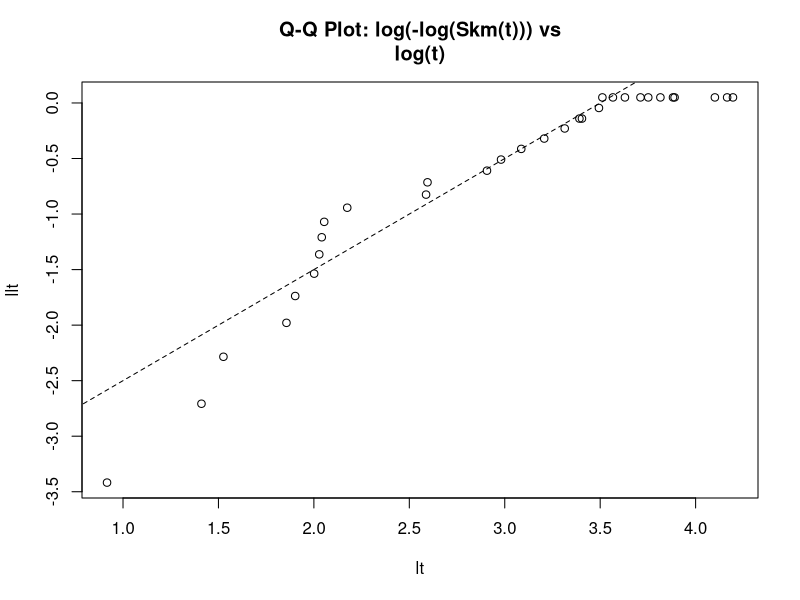
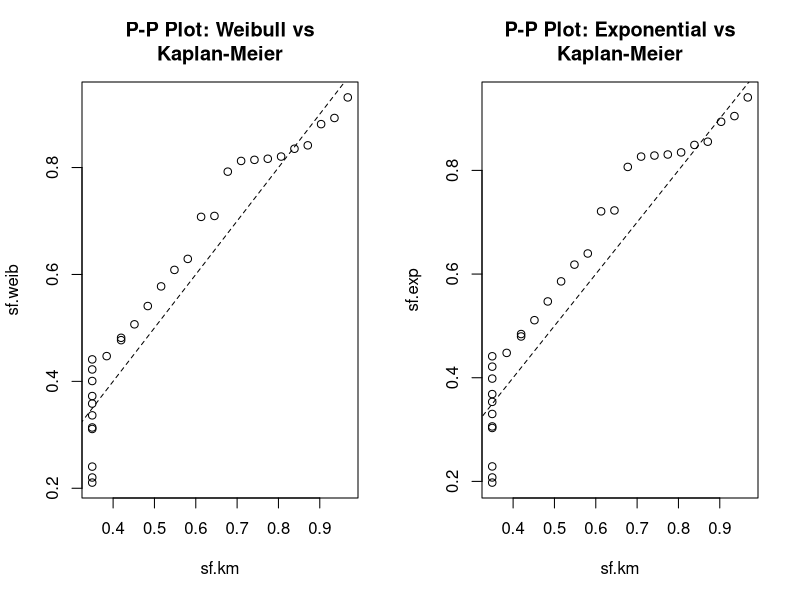
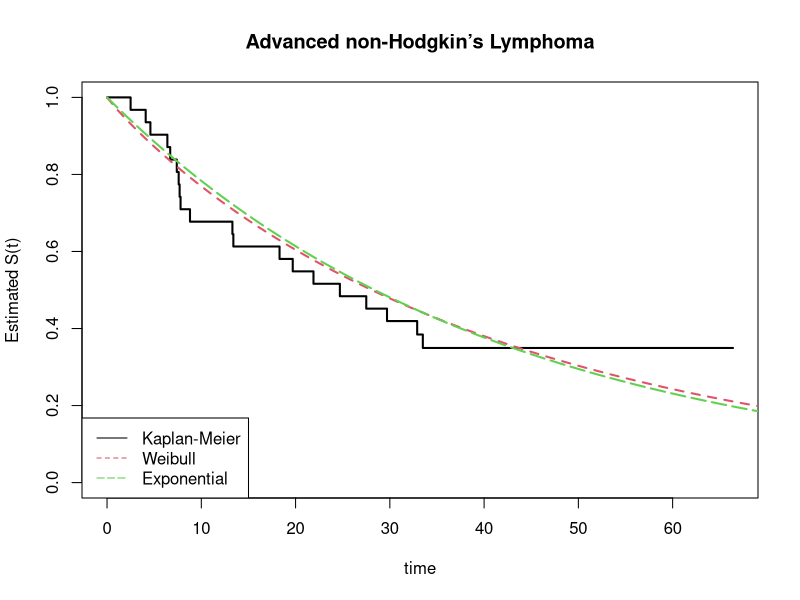
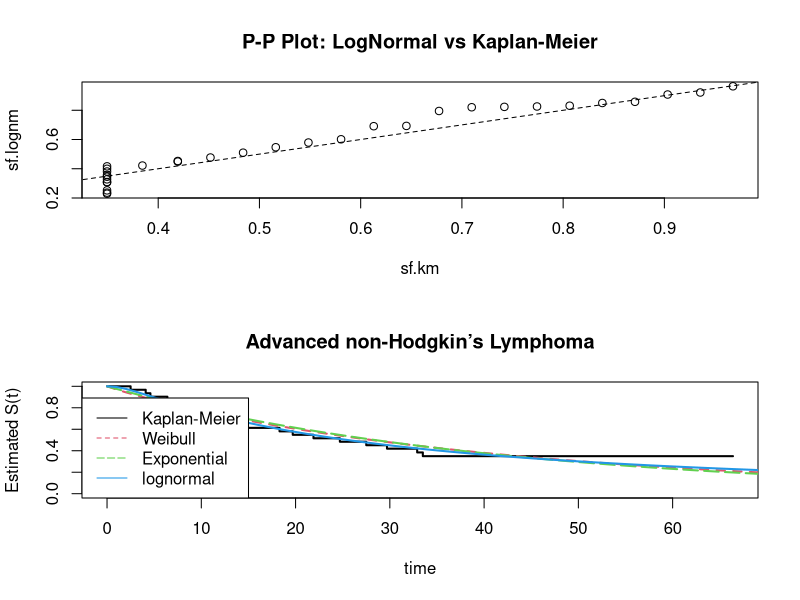
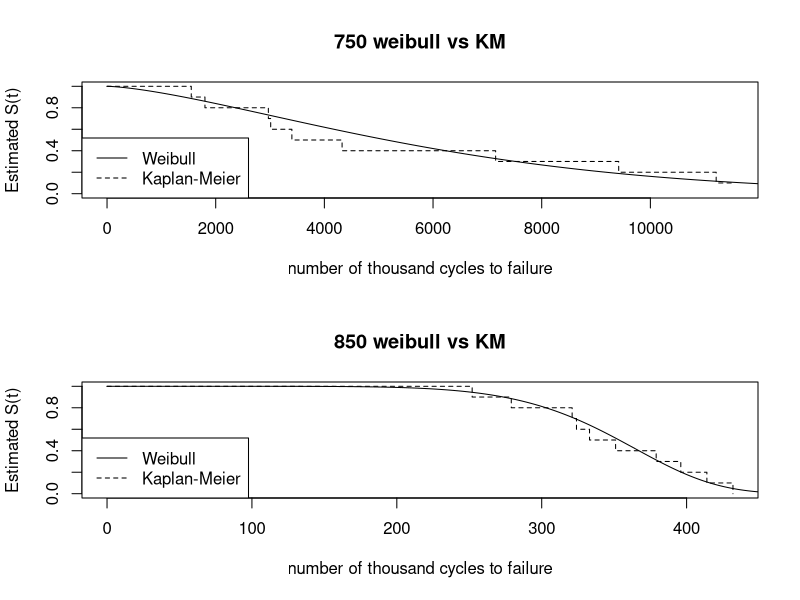
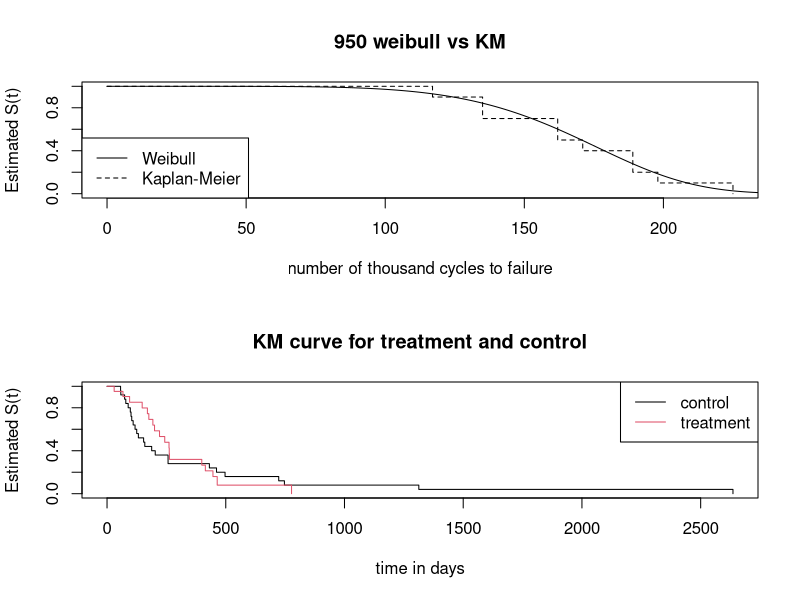
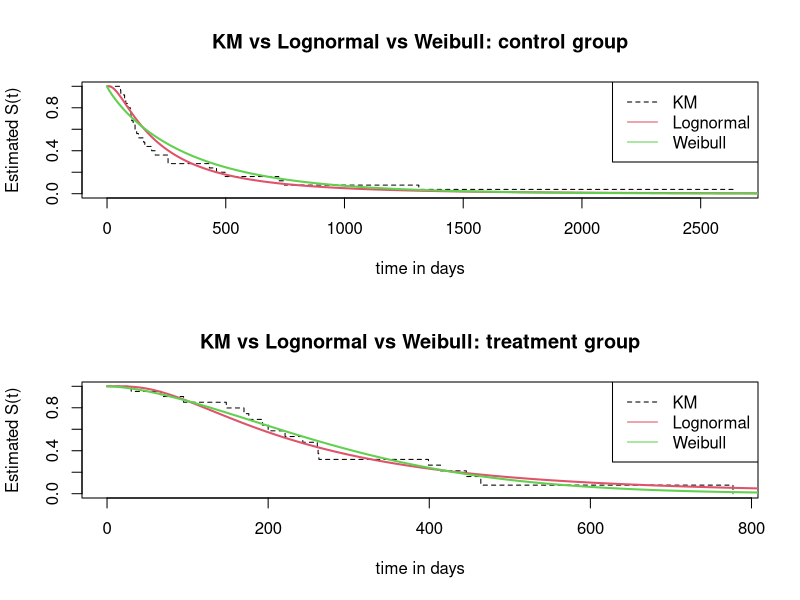
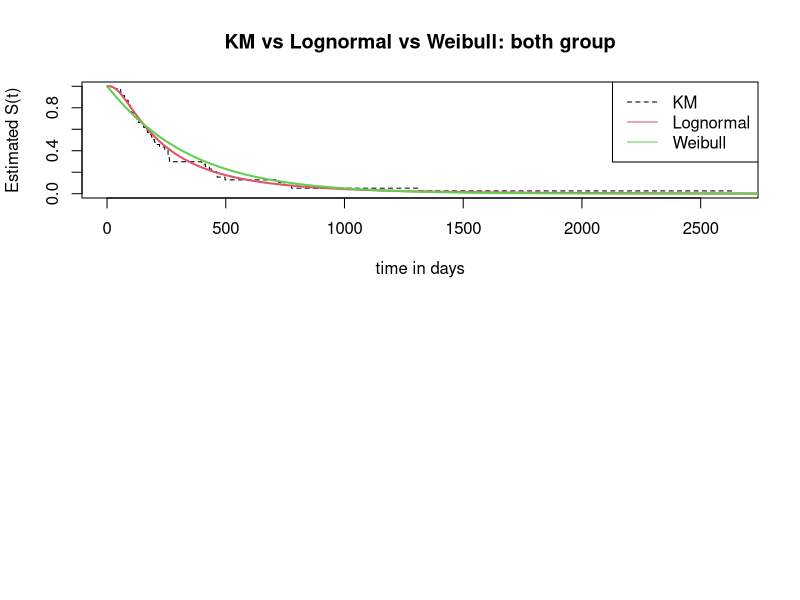

Write R code to recreate these figures, in order.
## ---- chunk 1
knitr::opts_chunk$set(echo = TRUE)
## ---- chunk 2
library(survival)
data<-read.table("p31.txt", header=T)
data <- data[data$stress == 750,]
x<-data$time
delta<-data$status
fit.weib<- survreg(Surv(x, delta)~1)
summary(fit.weib)
## ---- chunk 3
# a)
y <- log(-log(0.5))
y_mid <- fit.weib$coef + y*fit.weib$scale
vary_mid <- as.numeric(t(matrix(c(1, y*fit.weib$scale))) %*% 
                         as.matrix(fit.weib$var) %*% 
                         matrix(c(1, y*fit.weib$scale)))
CIL <- exp(y_mid - 1.96*sqrt(vary_mid))
CIU <- exp(y_mid + 1.96*sqrt(vary_mid))
CI <- c(CIL, CIU)
CI
## ---- chunk 4
# b) 
sig<-fit.weib$scale
mu<-fit.weib$coef
phi <- log(sig)
var1 <- matrix(c(-exp(-phi), -(log(6000)-mu)*-exp(-phi)))
var_loglog <- t(var1) %*% fit.weib$var %*% var1
loglog_st <- (log(6000)-mu)/sig
CIlogL <- loglog_st - 1.96*sqrt(var_loglog)
CIlogU <- loglog_st + 1.96*sqrt(var_loglog)
CIU <- exp(-exp(CIlogL))
CIL <- exp(-exp(CIlogU))
CI <- c(CIL, CIU)
CI
## ---- chunk 5
time <- c(2.5, 4.1, 4.6, 6.4, 6.7, 7.4, 7.6, 7.7, 7.8, 8.8, 13.3, 13.4, 18.3, 
          19.7, 21.9, 24.7, 27.5, 29.7, 30.1, 32.9, 33.5, 35.4, 37.7, 40.9, 
          42.6, 45.4, 48.5, 48.9, 60.4, 64.4, 66.4)
status <- c(1, 1, 1, 1, 1, 1, 1, 1, 1, 1, 1, 1, 1, 1, 1, 1, 1, 1, 0, 1, 1, 0, 
            0, 0, 0, 0, 0, 0, 0, 0, 0)
data <- as.data.frame(cbind(time,status))
fit <- survfit(Surv(time, status)~1)
llt <- log(-log(fit$surv))
lt <- log(time)
plot(lt,llt,main="Q-Q Plot: log(-log(Skm(t))) vs
log(t)")
lines(seq(0,7,0.1),seq(-3.5,3.5,0.1), lty=2)
## ---- chunk 6
fit.weib <- survreg(Surv(time, status)~1, data = data)
sig1<-fit.weib$scale
mu1<-fit.weib$coef
time<-fit$time
sf.weib<-exp(-exp((log(time)-mu1)/sig1))

fit.exp <- survreg(Surv(time, status)~1, dist = "exp", data = data)
mu2 <- fit.exp$coef
sf.exp <- exp(-exp((log(time)-mu2)))

sf.km<-fit$surv

par(mfrow=c(1,2))
plot(sf.km,sf.weib,main="P-P Plot: Weibull vs
Kaplan-Meier")
lines(seq(0,1,0.1),seq(0,1,0.1), lty=2)
plot(sf.km, sf.exp, main="P-P Plot: Exponential vs
Kaplan-Meier")
lines(seq(0,1,0.1),seq(0,1,0.1), lty=2)

par(mfrow=c(1,1))
t<-0:175
st.weib<-exp(-exp((log(t)-mu1)/sig1))
st.exp<-exp(-exp(log(t)-mu2))
plot(fit,xlab="time",
     ylab="Estimated S(t)",main="Advanced non-Hodgkin’s Lymphoma", 
     conf.int=F,lty=1,lwd=2)
lines(t,st.weib,lty=2,lwd=2, col=2)
lines(t,st.exp,lty=5,lwd=2, col=3)
legend("bottomleft", c("Kaplan-Meier", "Weibull", "Exponential"), 
       col=c(1,2,3), lty=c(1,2,5))
## ---- chunk 7
par(mfrow=c(2,1))

fit.lognm<-survreg(Surv(time,status)~1,data=data, dist="lognormal")
mu3<-fit.lognm$coeff
sig3<-fit.lognm$scale
sf.lognm<-1-pnorm((log(time)-mu3)/sig3)
plot(sf.km, sf.lognm, main="P-P Plot: LogNormal vs Kaplan-Meier")
lines(seq(0,1,0.1),seq(0,1,0.1), lty=2)

t<-0:175
st.weib<-exp(-exp((log(t)-mu1)/sig1))
st.exp<-exp(-exp(log(t)-mu2))
st.lognm<-1-pnorm((log(t)-mu3)/sig3)
plot(fit,xlab="time",
     ylab="Estimated S(t)",main="Advanced non-Hodgkin’s Lymphoma", 
     conf.int=F,lty=1,lwd=2)
lines(t,st.weib,lty=2,lwd=2, col=2)
lines(t,st.exp,lty=5,lwd=2, col=3)
lines(t,st.lognm,lty=7,lwd=2, col=4)
legend("bottomleft", c("Kaplan-Meier", "Weibull", "Exponential", "lognormal"), 
       col=c(1,2,3,4), lty=c(1,2,5,7))
## ---- chunk 8
data<-read.table("p31.txt", header=T)
data1 <- data[data$stress != 750,]
fitall <- survreg(Surv(time, status)~as.factor(stress), data = data1)
fit0 <- survreg(Surv(time, status)~1, data = data[data$stress == 750,])
fit1 <- survreg(Surv(time, status)~1, data = data1[data1$stress == 850,])
fit2 <- survreg(Surv(time, status)~1, data = data1[data1$stress == 950,])
print(summary(fitall))
print(summary(fit1))
print(summary(fit2))
# Test on phi
lambda_obs <- 2*(fit1$loglik[2] + fit2$loglik[2] - fitall$loglik[2])
cat("Observed lambda value is", lambda_obs, "\n")
sigmap <- pchisq(1,df=1, lower.tail = F)
cat("p-value = ", sigmap, "\n")
# Test on mu
mu_obs <- 2*(fitall$loglik[2] - fitall$loglik[1])
cat("Observed mu value is", mu_obs, "\n")
cat("p-value = 6.5e-09 ")
## ---- chunk 9
# for 750 level
sig <- fit0$scale
mu <- fit0$coef
fit_km <- survfit(Surv(time, status)~1, data = data[data$stress == 750,])
t <- 0:12000
sf <- exp(-exp((log(t)-mu)/sig))
plot(fit_km, xlab="number of thousand cycles to failure", 
             ylab = "Estimated S(t)", main = "750 weibull vs KM", 
     conf.int = F, lty = 2)
lines(t, sf, lty = 1)
legend("bottomleft", c("Weibull", "Kaplan-Meier"), lty = c(1,2))
summary(fit0)

# for 850 level
sig <- fit1$scale
mu <- fit1$coef
fit_km <- survfit(Surv(time, status)~1, data = data1[data1$stress == 850,])
t <- 0:12000
sf <- exp(-exp((log(t)-mu)/sig))
plot(fit_km, xlab="number of thousand cycles to failure", 
             ylab = "Estimated S(t)", main = "850 weibull vs KM", 
     conf.int = F, lty = 2)
lines(t, sf, lty = 1)
legend("bottomleft", c("Weibull", "Kaplan-Meier"), lty = c(1,2))
summary(fit1)

# for 950 level
sig <- fit2$scale
mu <- fit2$coef
fit_km <- survfit(Surv(time, status)~1, data = data1[data1$stress == 950,])
t <- 0:12000
sf <- exp(-exp((log(t)-mu)/sig))
plot(fit_km, xlab="number of thousand cycles to failure", 
             ylab = "Estimated S(t)", main = "950 weibull vs KM", 
     conf.int = F, lty = 2)
lines(t, sf, lty = 1)
legend("bottomleft", c("Weibull", "Kaplan-Meier"), lty = c(1,2))
summary(fit2)

# location for level 950
x <- fitall$coefficients
cat("The location parameter for level 950 is ", x)
## ---- chunk 10
bdc <- read.table("p34.txt", header=T)
fit.km <- survfit(Surv(time, status)~as.factor(trt), data = bdc, conf.int=F)
plot(fit.km, xlab = "time in days", ylab = "Estimated S(t)", 
     main= "KM curve for treatment and control", col = 1:2)
legend("topright", c("control", "treatment"),col = 1:2, lty = 1:1)
## ---- chunk 11
logrank <- survdiff(Surv(time, status)~as.factor(trt), data = bdc)
logrank
wilcox <- survdiff(Surv(time, status)~as.factor(trt), data = bdc, rho = 1)
wilcox
## ---- chunk 12
# for control and treatment group separately
ctrl_km <- survfit(Surv(time, status)~as.factor(trt), 
                   data = bdc[bdc$trt == 0,], conf.int=F)
trt_km <- survfit(Surv(time, status)~as.factor(trt), 
                  data = bdc[bdc$trt == 1,],  conf.int=F)
t <- 0:3000
# lognormal control
lctrl <- survreg(Surv(time, status)~1, data = bdc[bdc$trt == 0,], 
                 dist = "lognormal")
mulc <- lctrl$coefficients
siglc <- lctrl$scale
stlc <- 1 - pnorm((log(t) - mulc)/siglc)
# lognormal treatment
ltrt <- survreg(Surv(time, status)~1, data = bdc[bdc$trt == 1,], 
                dist = "lognormal")
mult <- ltrt$coefficients
siglt <- ltrt$scale
stlt <- 1 - pnorm((log(t) - mult)/siglt)
# Weibull control
wctrl <- survreg(Surv(time, status)~1, data = bdc[bdc$trt == 0,])
muwc <- wctrl$coefficients
sigwc <- wctrl$scale
stwc <- exp(-exp((log(t)-muwc)/sigwc))
# Weibull treatment
wtrt <- survreg(Surv(time, status)~1, data = bdc[bdc$trt == 1,])
muwt <- wtrt$coefficients
sigwt <- wtrt$scale
stwt <- exp(-exp((log(t)-muwt)/sigwt))

plot(ctrl_km, xlab = "time in days", ylab = "Estimated S(t)",
     main= "KM vs Lognormal vs Weibull: control group", conf.int = F, lty = 2)
lines(t, stlc, lty = 1, lwd = 2, col = 2)
lines(t, stwc, lty = 1, lwd = 2, col = 3)
legend("topright", c("KM", "Lognormal", "Weibull"), col = c(1,2,3), lty = c(2,1,1))

plot(trt_km, xlab = "time in days", ylab = "Estimated S(t)", 
     main= "KM vs Lognormal vs Weibull: treatment group", conf.int = F, lty = 2)
lines(t, stlt, lty = 1, lwd = 2, col = 2)
lines(t, stwt, lty = 1, lwd = 2, col = 3)
legend("topright", c("KM", "Lognormal", "Weibull"), col = c(1,2,3), lty = c(2,1,1))

#overall

all_km <- survfit(Surv(time, status)~1, 
                   data = bdc, conf.int=F)
wall <- survreg(Surv(time, status)~1, data = bdc)
muw <- wall$coefficients
sigw <- wall$scale
stw <- exp(-exp((log(t)-muw)/sigw))
lall <- survreg(Surv(time, status)~1, data = bdc, dist = "lognormal")
mul <- lall$coefficients
sigl <- lall$scale
stl <- 1 - pnorm((log(t) - mul)/sigl)

plot(all_km, xlab = "time in days", ylab = "Estimated S(t)", 
     main= "KM vs Lognormal vs Weibull: both group", conf.int = F, lty = 2)
lines(t, stl, lty = 1, lwd = 2, col = 2)
lines(t, stw, lty = 1, lwd = 2, col = 3)
legend("topright", c("KM", "Lognormal", "Weibull"), col = c(1,2,3), lty = c(2,1,1))
